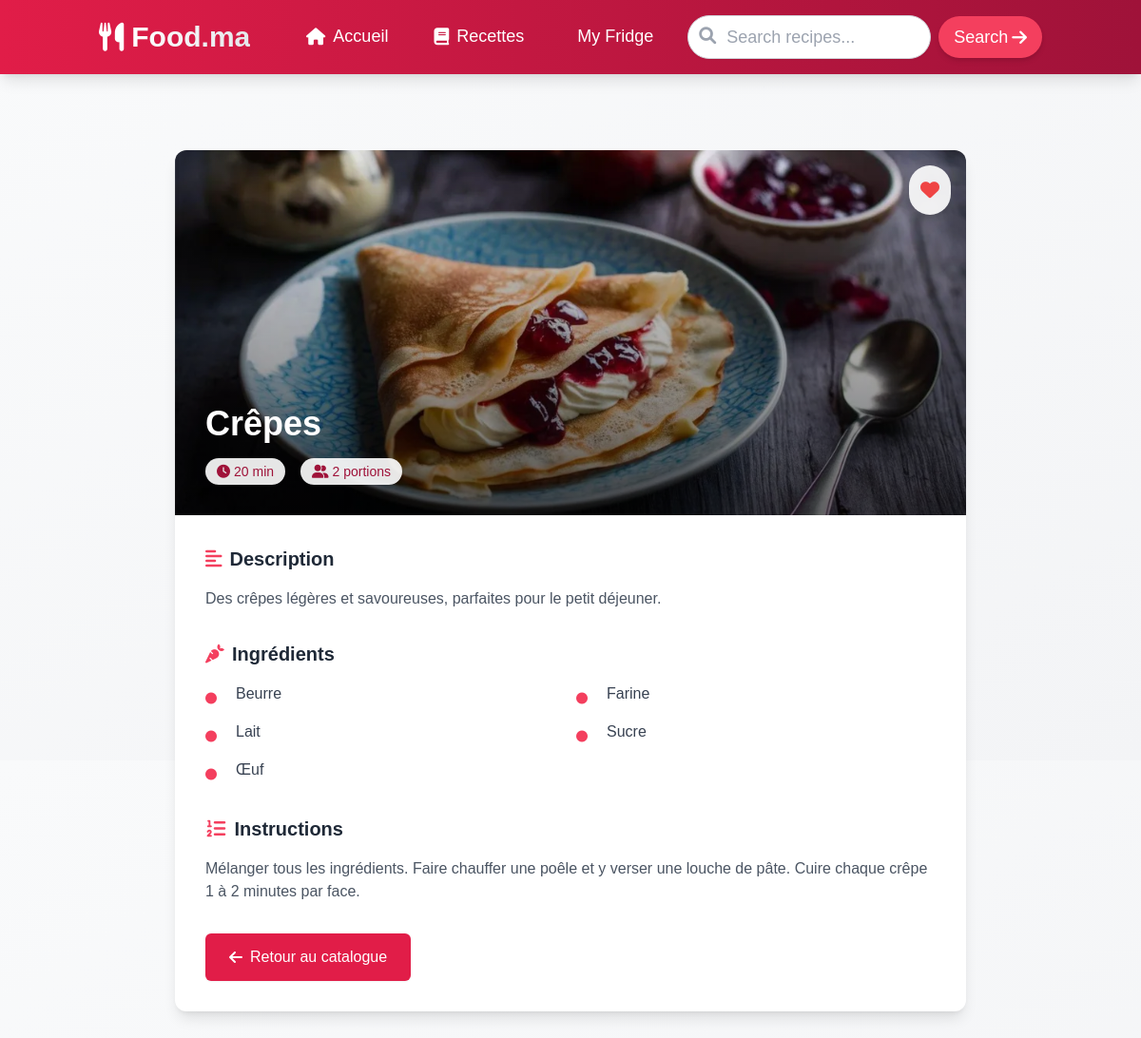
The app's page /recettes/3/ with its own data.
### base/models.py (models this page shows, shortened)
class Recette(models.Model):
    nom = models.CharField(max_length=255, verbose_name='Nom de la recette')
    temps_preparation = models.IntegerField(verbose_name='Temps de préparation (minutes)')
    description = models.TextField(verbose_name='Description')
    ingredients = models.ManyToManyField(Ingredient, verbose_name='Ingrédients')
    instructions = models.TextField(verbose_name='Instructions', blank=True)
    image = models.ImageField(upload_to='recettes/', blank=True, null=True, verbose_name='Image de la recette')
    portions = models.IntegerField(default=4, verbose_name='Nombre de portions')  # New field for portions
    favorite = models.BooleanField(default=False, verbose_name='Favori')  # New field for favorite
    date_creation = models.DateTimeField(auto_now_add=True)
    date_modification = models.DateTimeField(auto_now=True)
    class Meta:
        ordering = ['nom']
        verbose_name = 'Recette'
        verbose_name_plural = 'Recettes'

class Ingredient(models.Model):
    CATEGORIES = [
        ('legumes', 'Légumes'),
        ('viandes', 'Viandes et Volailles'),
        ('produits_laitiers', 'Produits Laitiers et Œufs'),
        ('epicerie', 'Épicerie'),
        ('fruits', 'Fruits'),
        ('herbes', 'Herbes et Épices'),
        ('feculents', 'Féculents'),
    ]
    nom = models.CharField(max_length=100, unique=True)
    categorie = models.CharField(max_length=50, choices=CATEGORIES)
    class Meta:
        ordering = ['nom']
        verbose_name = 'Ingrédient'
        verbose_name_plural = 'Ingrédients'

### base/views.py (the view)
# urls.py: path('recettes/<int:pk>/', views.RecetteDetailView.as_view(), name='recette_detail'),
class RecetteDetailView(DetailView):
    model = Recette
    template_name = 'recette_detail.html'
    context_object_name = 'recette'

### base/templates/recette_detail.html (shortened to what this page needs)
{% extends 'base.html' %}
{% load static %}
{% block content %}
<div class="max-w-4xl mx-auto px-4 sm:px-6 lg:px-8 py-12">
    <div class="bg-white rounded-xl shadow-lg overflow-hidden">
        <div class="relative h-64 md:h-80 lg:h-96">
            <img
                src="{% if recette.image %}{{ recette.image.url }}{% else %}../static/images/Image-not-found.png{% endif %}"
                alt="{{ recette.nom }}"
                class="w-full h-full object-cover"
            >
            <div class="absolute inset-0 bg-gradient-to-t from-black/60 to-transparent"></div>
            <div class="absolute bottom-0 left-0 right-0 p-6 md:p-8">
                <h1 class="text-3xl md:text-4xl font-bold text-white">{{ recette.nom }}</h1>
                <div class="flex items-center mt-4 space-x-4">
                    <span class="inline-flex items-center px-3 py-1 rounded-full text-sm font-medium bg-white/90 text-culinary-800">
                        <i class="fas fa-clock mr-1"></i> {{ recette.temps_preparation }} min
                    </span>
                    <span class="inline-flex items-center px-3 py-1 rounded-full text-sm font-medium bg-white/90 text-culinary-800">
                        <i class="fas fa-user-friends mr-1"></i> {{ recette.portions }} portions
                    </span>
                </div>
            </div>
            <div class="absolute top-4 right-4">
                <button
                    id="favoriteButton"
                    class="bg-white/90 p-3 rounded-full shadow-md hover:bg-white transition-colors duration-300"
                    data-url="{% url 'toggle_favorite' recette.id %}"
                >
                    <i id="favoriteIcon" class="{% if recette.favorite %}fas text-red-500{% else %}far{% endif %} fa-heart text-xl"></i>
                </button>
            </div>
        </div>
        <div class="p-6 md:p-8">
            <div class="mb-8">
                <h2 class="text-xl font-bold text-gray-800 mb-4 flex items-center">
                    <i class="fas fa-align-left text-culinary-500 mr-2"></i>
                    Description
                </h2>
                <p class="text-gray-600">{{ recette.description }}</p>
            </div>
            <div class="mb-8">
                <h2 class="text-xl font-bold text-gray-800 mb-4 flex items-center">
                    <i class="fas fa-carrot text-culinary-500 mr-2"></i>
                    Ingrédients
                </h2>
                <ul class="grid grid-cols-1 md:grid-cols-2 gap-3">
                    {% for ingredient in recette.ingredients.all %}
                    <li class="flex items-start">
                        <span class="flex-shrink-0 h-6 w-6 text-culinary-500 mr-2 mt-1">
                            <i class="fas fa-circle text-xs"></i>
                        </span>
                        <span class="text-gray-700">{{ ingredient.nom }}</span>
                    </li>
                    {% empty %}
                    <li class="text-gray-500">No ingredients listed</li>
                    {% endfor %}
                </ul>
            </div>
            <div class="mb-8">
                <h2 class="text-xl font-bold text-gray-800 mb-4 flex items-center">
                    <i class="fas fa-list-ol text-culinary-500 mr-2"></i>
                    Instructions
                </h2>
                <div class="prose max-w-none text-gray-600">
                    {{ recette.instructions|linebreaks }}
                </div>
            </div>
            <div class="mt-8">
                <a href="{% url 'recettes' %}" class="inline-flex items-center px-6 py-3 border border-transparent text-base font-medium rounded-md shadow-sm text-white bg-culinary-600 hover:bg-culinary-700 focus:outline-none focus:ring-2 focus:ring-offset-2 focus:ring-culinary-500">
                    <i class="fas fa-arrow-left mr-2"></i>
                    Retour au catalogue
                </a>
            </div>
        </div>
    </div>
</div>
{% endblock %}

### records on screen
Recette: image (picture), nom "Crêpes", temps_preparation "20", portions "2", description "Des crêpes légères et savoureuses, parfaites pour le petit déjeuner.", instructions "Mélanger tous les ingrédients. Faire chauffer une poêle et y verser une louche de pâte. Cuire chaque crêpe 1 à 2 minutes par face."
Ingredient: nom "Beurre"
Ingredient: nom "Farine"
Ingredient: nom "Lait"
Ingredient: nom "Sucre"
Ingredient: nom "Œuf"
